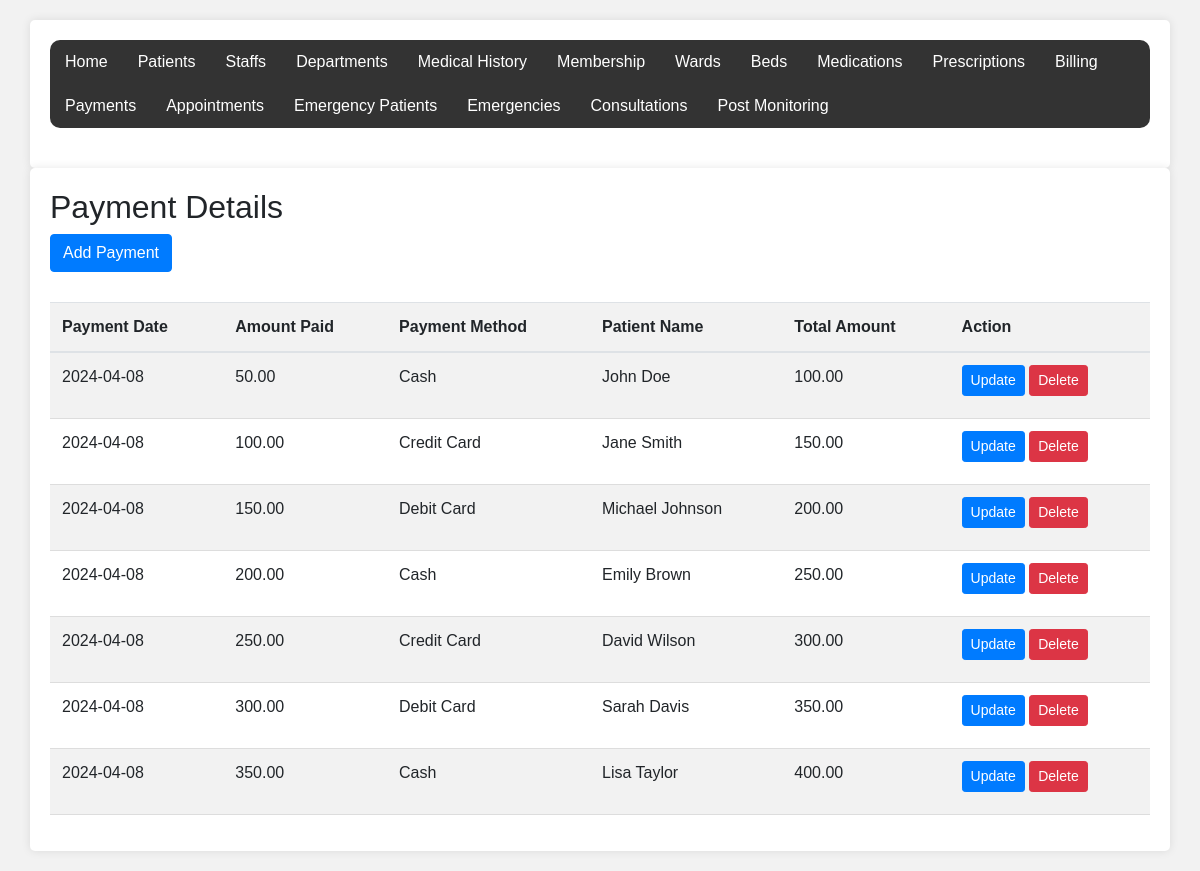
Page /payment/table.php on the committed database.
### tables this page shows
CREATE TABLE Payments (
    payment_id INT AUTO_INCREMENT PRIMARY KEY,
    bill_id INT NOT NULL, 
    payment_date DATE,
    amount DECIMAL(10, 2),
    payment_method VARCHAR(50),
    patient_id int not null,
    FOREIGN KEY (bill_id) REFERENCES Billings(bill_id),
     FOREIGN KEY (patient_id) REFERENCES Patients(patient_id),
     unique key (payment_id)
);

CREATE TABLE Patients (
     patient_id INT AUTO_INCREMENT PRIMARY KEY,
    patient_name VARCHAR(100) NOT NULL,
    address VARCHAR(200),
    contact VARCHAR(20),
    datetime_added DATETIME DEFAULT CURRENT_TIMESTAMP,
    UNIQUE KEY (patient_id, contact) 
);

CREATE TABLE Billings (
    bill_id INT AUTO_INCREMENT PRIMARY KEY,
    patient_id INT NOT NULL,
    total_amount DECIMAL(10, 2) DEFAULT 0,
    FOREIGN KEY (patient_id) REFERENCES Patients(patient_id),
    unique key (bill_id)
);

### payment/table.php (the view, shortened to what this page needs)
<!DOCTYPE html>
<html lang="en">
<head>
</head>
<body>
<div class="container">
    <div class="custom-navbar">
        <?php
        $pages = array(
            "Home" => "../layout/admin_dashboard.php",
            "Patients" => "../patients/table.php",
            "Staffs" => "../staff_members/table.php",
            "Departments" => "../department/table.php",
            "Medical History" => "../medical_history/table.php",
            "Membership" => "../patient membership/table.php",
            "Wards" => "../ward/table.php",
            "Beds" => "../beds/table.php",
            "Medications" => "../medications/table.php",
            "Prescriptions" => "../prescriptions/table.php",
            "Billing" => "../billings/table.php",
            "Payments" => "../payment/table.php",
            "Appointments" => "../Appointments/table.php",
            "Emergency Patients" => "../emergency_patients/table.php",
            "Emergencies" => "../Emergencies/table.php",
            "Consultations" => "../consultations/table.php",
            "Post Monitoring" => "../post_service_monitoring/table.php"
        );
        foreach ($pages as $pageTitle => $pageURL) {
            echo "<a href='$pageURL'>$pageTitle</a>";
        }
        ?>
    </div>
</div>
</body>
</html>
<?php
$servername = "localhost";
$username = "root";
$password = "norah#@$&";
$database = "Jamii1_hospital";
$conn = new mysqli($servername, $username, $password, $database);
$sql = "SELECT p.payment_id, p.payment_date, p.amount, p.payment_method, pt.patient_name, b.total_amount
        FROM Payments p
        JOIN Patients pt ON p.patient_id = pt.patient_id
        JOIN Billings b ON p.bill_id = b.bill_id";
$result = $conn->query($sql);
?>
<!DOCTYPE html>
<html>
<head>
    <link rel="stylesheet" href="https://maxcdn.bootstrapcdn.com/bootstrap/4.5.2/css/bootstrap.min.css">
</head>
<body>
    <div class="container">
        <h2>Payment Details</h2>
        <a href="form.php" class="btn btn-primary">Add Payment</a>
        <table class="table table-striped">
            <thead>
                <tr>
                    <th>Payment Date</th>
                    <th>Amount Paid</th>
                    <th>Payment Method</th>
                    <th>Patient Name</th>
                    <th>Total Amount</th>
                    <th>Action</th>
                </tr>
            </thead>
            <tbody>
                <?php
                if ($result->num_rows > 0) {
                    while ($row = $result->fetch_assoc()) {
                        ?>
                        <tr>
                            <td><?php echo $row["payment_date"]; ?></td>
                            <td><?php echo $row["amount"]; ?></td>
                            <td><?php echo $row["payment_method"]; ?></td>
                            <td><?php echo $row["patient_name"]; ?></td>
                            <td><?php echo $row["total_amount"]; ?></td>
                            <td>
                                <a href="update.php?payment_id=<?php echo $row["payment_id"]; ?>" class="btn btn-sm btn-primary">Update</a>
                                <a href="delete.php?payment_id=<?php echo $row["payment_id"]; ?>" class="btn btn-sm btn-danger" onclick="return confirm('Are you sure you want to delete this record?')">Delete</a>
                            </td>
                        </tr>
                        <?php
                    }
                } else {
                    ?>
                    <tr>
                        <td colspan="6">No records found</td>
                    </tr>
                    <?php
                }
                ?>
            </tbody>
        </table>
    </div>
</body>
</html>

### payment/table.php (style rules this page uses)
body, h1, p { margin: 0; padding: 0; }
.custom-navbar { background-color: #333; border-radius: 10px; margin-bottom: 20px; overflow: hidden; }
.custom-navbar a { float: left; display: block; color: white; text-align: center; padding: 10px 15px; text-decoration: none; transition: background-color 0.3s ease; }
body { font-family: Arial, sans-serif; background-color: #f2f2f2; padding: 20px; }
.container { background-color: #fff; padding: 20px; border-radius: 5px; box-shadow: 0 0 10px rgba(0, 0, 0, 0.1); }
.btn { margin-bottom: 10px; }
table { width: 100%; border-collapse: collapse; margin-top: 20px; }
th, td { padding: 10px; text-align: left; border-bottom: 1px solid #ddd; }
th { background-color: #f2f2f2; }

### rows in the picture
payments: payment_date "2024-04-08", amount "50.00", payment_method "Cash", patient.patient_name "John Doe", bill.total_amount "100.00"
payments: payment_date "2024-04-08", amount "100.00", payment_method "Credit Card", patient.patient_name "Jane Smith", bill.total_amount "150.00"
payments: payment_date "2024-04-08", amount "150.00", payment_method "Debit Card", patient.patient_name "Michael Johnson", bill.total_amount "200.00"
payments: payment_date "2024-04-08", amount "200.00", payment_method "Cash", patient.patient_name "Emily Brown", bill.total_amount "250.00"
payments: payment_date "2024-04-08", amount "250.00", payment_method "Credit Card", patient.patient_name "David Wilson", bill.total_amount "300.00"
payments: payment_date "2024-04-08", amount "300.00", payment_method "Debit Card", patient.patient_name "Sarah Davis", bill.total_amount "350.00"
payments: payment_date "2024-04-08", amount "350.00", payment_method "Cash", patient.patient_name "Lisa Taylor", bill.total_amount "400.00"

### other values in the picture
$pageTitle "Home"
$pageTitle "Patients"
$pageTitle "Staffs"
$pageTitle "Departments"
$pageTitle "Medical History"
$pageTitle "Membership"
$pageTitle "Wards"
$pageTitle "Beds"
$pageTitle "Medications"
$pageTitle "Prescriptions"
$pageTitle "Billing"
$pageTitle "Payments"
$pageTitle "Appointments"
$pageTitle "Emergency Patients"
$pageTitle "Emergencies"
